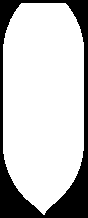
#> input picture resources/apt_ref.tif, 88 x 218 px; its folder holds only this picture in this run
$ python -i core.py   (imports and definitions only)   (older library calls are emulated)
#> lines starting #> are read from the running program, lines starting #| are printed output that depends on the picture; after the words box and inside, x2 and y2 are one past the last pixel; in counts of white or black regions, pixels touching at a corner belong together
#> further down, picture is the input picture: shape (218, 88, 3); 76.9% white; 1 black region, box (x1, y1, x2, y2) and area: (0, 0, 88, 218) 4431
import os
from datetime import datetime as dt
import time
import cv2
import matplotlib.pyplot as plt
import numpy as np
from scipy import stats
import warnings


from cell_counter import utils


# [401 lines left out: functions find_fiducial_locations, _find_rows, find_rotation_angle, render_fiducials, is_edge_fiducial, identify_digits and 3 more, not called in this run]


def find_apartment_blobs(apt_img):
    # TODO: separate individual methods into their own functions and control which ones are run by
    #       kwarg list...might not be necessary if we decide to go with a single method
    region_shape = apt_img.shape
#> region_shape = (218, 88, 3)

    blur_median = cv2.medianBlur(apt_img, ksize=7)  # 7
#> blur_median: shape (218, 88, 3); 76.8% white; 1 black region, box (x1, y1, x2, y2) and area: (0, 0, 88, 218) 4442
    blur_bilateral = cv2.bilateralFilter(apt_img, d=5, sigmaColor=5, sigmaSpace=31)  # 7

    # Next, we perform a pseudo DoG, though it's not really a diff of
    # Gaussian's, but still a diff of blurs. The bilateral blur retains
    # edge features while blurring the background, where the median blur
    # is less selective.By subtracting the heavy median blur. The goal
    # is to remove the noise while retaining the edge features, and the
    # blur images are cast to  signed 16 bit to allow for negative values
    # from the result of the subtraction.
    dog_img = blur_bilateral.astype(np.int16) - blur_median.astype(np.int16)
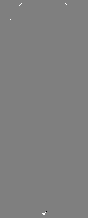
#> dog_img: shape (218, 88, 3) int16; min -255, max 255, mean 0.1; drawn with min black and max white

    # Next, sample the background from a circle outside the apartment,
    # taking the min value of the background sample to use as a threshold
    bkg_mask = np.zeros(region_shape)
    bkg_mask = cv2.circle(bkg_mask, (11, 400), 9, 1, -1)
    bkg_mask = bkg_mask.astype(np.bool)

#> (the run stopped early here; a loop or call above may not have finished)
